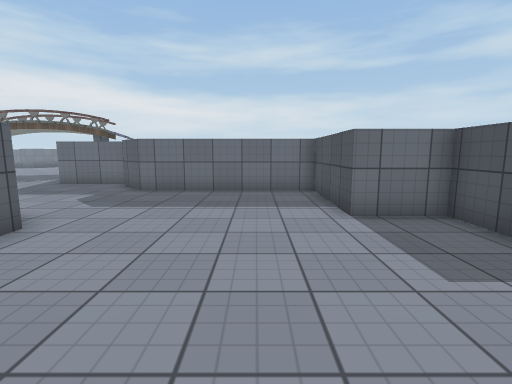
[1] (above)

12 first-person views from a walk through a Unity game level. The camera is 1.3 m above the floor, tilts 8° down and sees 85° across. The floor is counted in squares, 1 m on a side. Each view is taken from the middle of a square. On the plan, view 1 faces up. The plan holds only what a view shows up to about 13 squares ahead; the rest is blank. The place goes on beyond the plan. Surface patterns are stand-ins for the level's own textures.

[2]
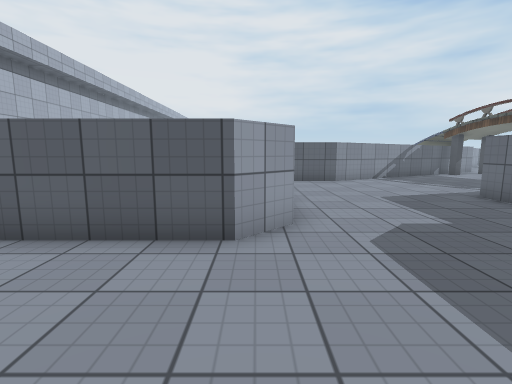

[3]
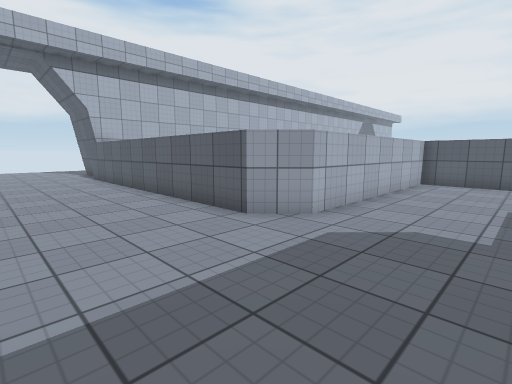

[4]
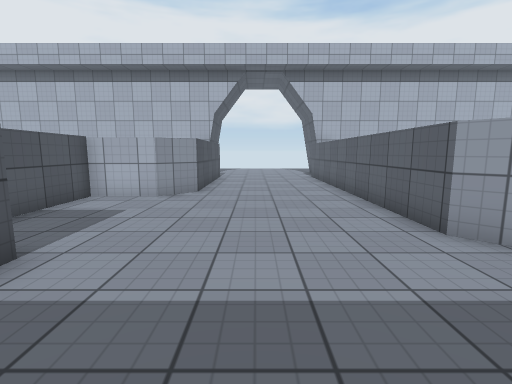

[5]
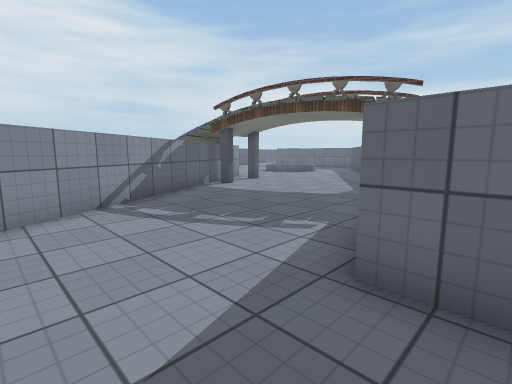

[6]
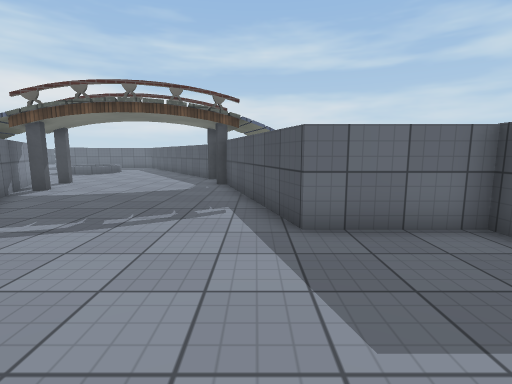

[7]
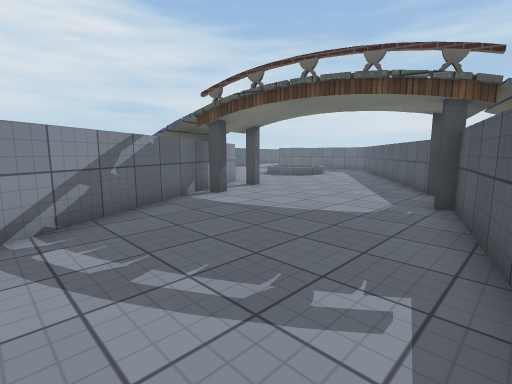

[8]
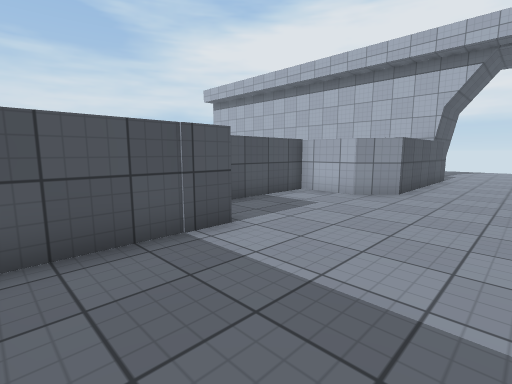

[9]
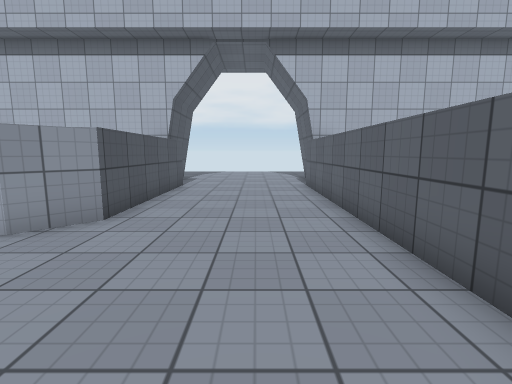

[10]
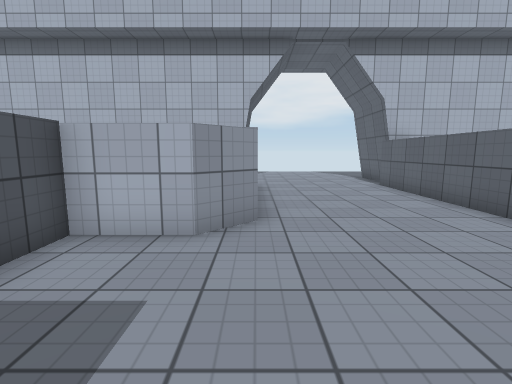

[11]
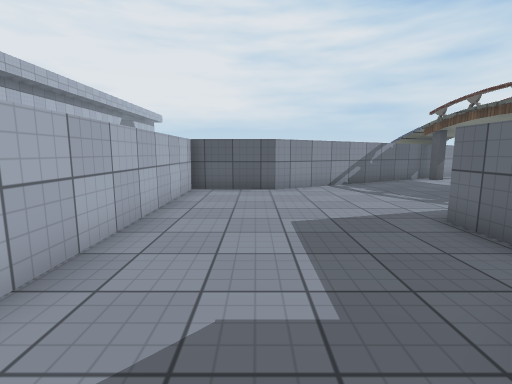

[12]
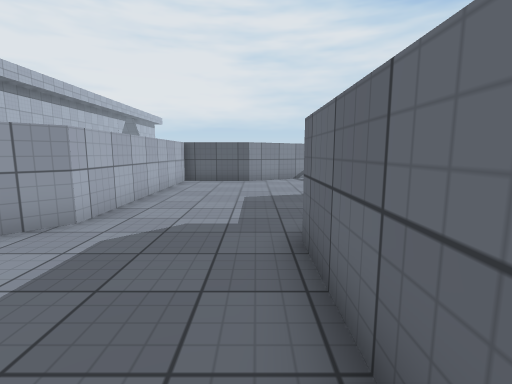

### Floor plan
Points are (right, up) in squares from view 1. A wall is a line through its corners. A room is listed if a view was taken in it or the views show most of it. See-through windows are left out.
Room 1 (views 1, 2, 3, 4, 5, 6, 7, 8, 9, 10, 11, 12)
walls: (-5, 11.1) (-5, 11.6) (-8.2, 11.6) (-10.2, 18.5); (-10.5, 18.4) (-10.7, 18.9); (-16.4, 17) (-16.3, 16.6) (-16.7, 16.5); (-11.3, 20.8) (-11.4, 21.2); (-11.4, 21.1) (-13.8, 24.8); (-17.2, 19.4) (-17, 19) (-17.4, 18.8); (-19, 19.6) (-12.9, 8.7) (-13, 5.7) (-5, 5.7) (-4, 4.7) (-4, -6.4); (-4.3, -6.9) (-4.3, -7.5); (1, -6.4) (1, -0.3) (2, 0.7) (4, 0.7) (4, 5.7) (2, 5.7) (2, 9.7) (-4, 9.7) (-5, 10.7)

Positions as (right, up) in squares from view 1, and headings:
1: (0, 0), facing up
2: (0, 5), facing left
3: (0, 9), facing down-left
4: (-1, 9), facing down
5: (-7, 9), facing up-left
6: (-9, 7), facing up
7: (-9, 11), facing up-left
8: (-2, 9), facing down-right
9: (-2, 5), facing down
10: (1, 5), facing down
11: (-3, 8), facing left
12: (0, 9), facing left
